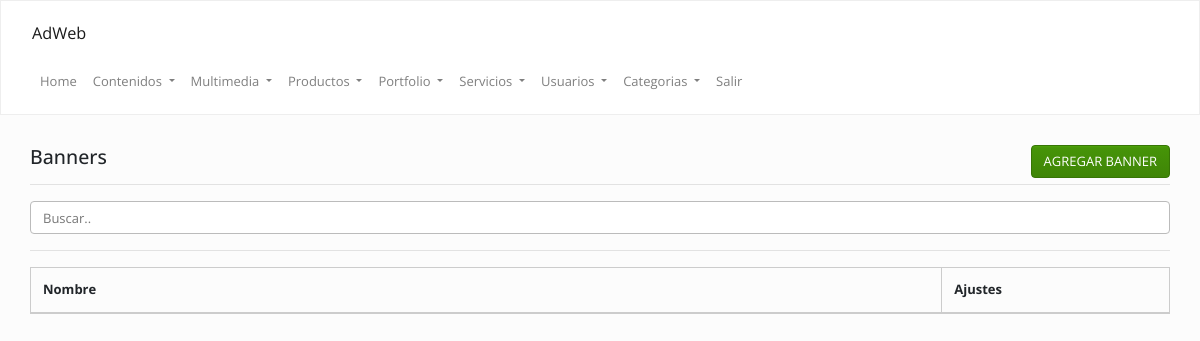
Page /admin/index.php?op=banners&accion=ver (signed in) on the earlier database version.
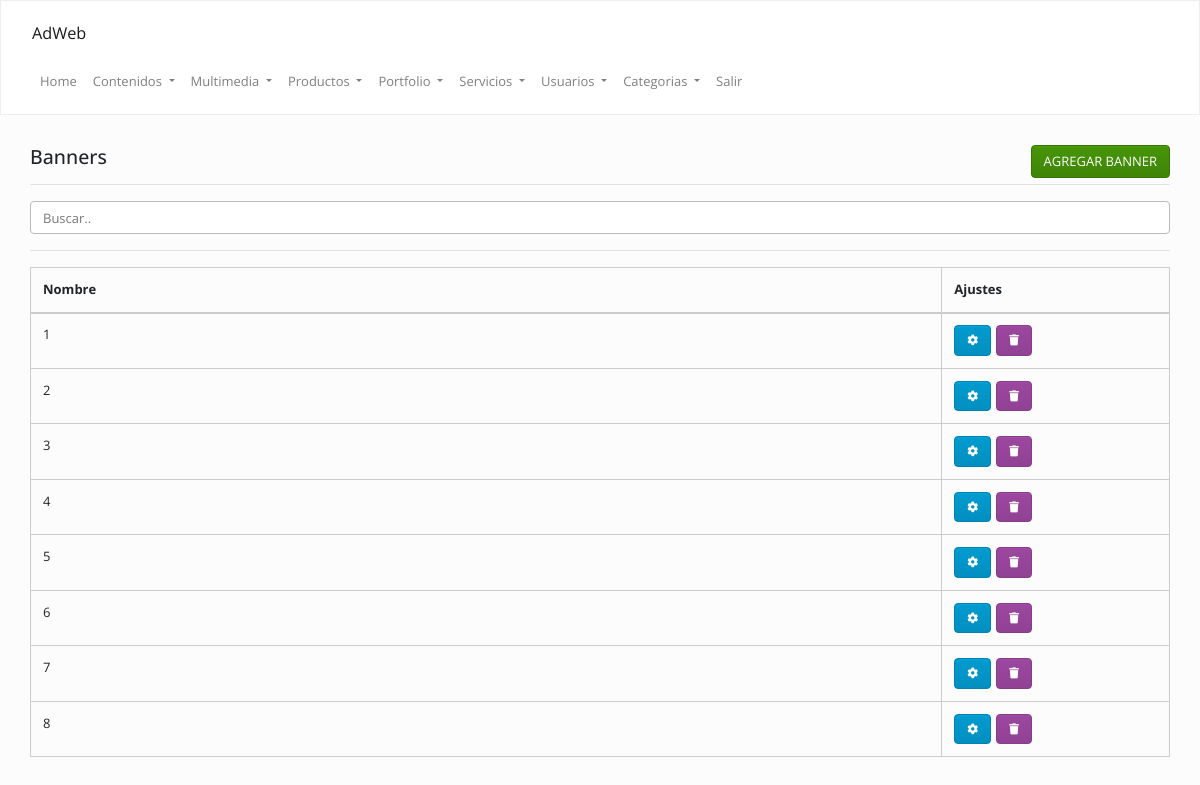
Same page on the later database version.
### tables this page shows
CREATE TABLE `banners` (
  `id` int(11) NOT NULL,
  `cod` varchar(255) NOT NULL,
  `nombre` varchar(255) NOT NULL,
  `categoria` varchar(255) NOT NULL,
  `vistas` int(11) NOT NULL DEFAULT '0',
  `link` varchar(255) NOT NULL
);

### Config/Autoload.php (called while the page is built, shortened)
<?php
class autoload
{
    public static function runAdmin()
    {
        spl_autoload_register(
            function ($clase)
            {
                $ruta = str_replace("\\", "/", $clase) . ".php";
            }
        );
    }
}

### Clases/Conexion.php (called while the page is built, shortened)
<?php namespace Clases;
class Conexion
{
    private $datos = array("host"=> "localhost","user"=> "root","pass"=> "","db"  => "foodie");
    private $con;
    public function __construct()
    {
        $this->con = mysqli_connect($this->datos["host"], $this->datos["user"], $this->datos["pass"], $this->datos["db"]);
        mysqli_set_charset($this->con,'utf8');
    }
    public function sqlReturn($query)
    {
        $dato = $this->con->query($query);
        return $dato;
    }
}

### Clases/Banner.php (called while the page is built, shortened)
<?php
class Banner
{
    private $con;
    public function __construct()
    {
        $this->con = new Conexion();
    }
    public function list() {
        $array = array();
        $sql = "SELECT * FROM `banners`";
        $notas = $this->con->sqlReturn($sql);
        if ($notas) {
            while ($row = mysqli_fetch_assoc($notas)) {
                $array[] = $row;
            }
            return $array ;
        }
    }
}

### admin/inc/banners/ver.php (the view, shortened to what this page needs)
<?php
$banners = new Clases\Banner();
$data      = $banners->list();
?>
<div class="mt-20">
    <div class="col-lg-12 col-md-12">
        <h4>
            Banners
            <a class="btn btn-success pull-right" href="<?=URL?>/index.php?op=banners&accion=agregar">
                AGREGAR BANNER
            </a>
        </h4>
        <hr/>
        <input class="form-control" id="myInput" type="text" placeholder="Buscar..">
        <hr/>
        <table class="table  table-bordered  ">
            <thead>
                <th>
                    Nombre
                </th>
                <th>
                    Ajustes
                </th>
            </thead>
            <tbody>
                <?php
                if (is_array($data)) {
                    foreach ($data as $val) {
                        echo "<tr>";
                        echo "<tr>";
                        echo "<td>";
                        echo strtoupper($val["nombre"]);
                        echo "</td>";
                        echo "<td>";
                        echo '<a class="btn btn-info" data-toggle="tooltip" data-placement="top" title="Modificar" href="' . URL . '/index.php?op=banners&accion=modificar&cod=' . $val["cod"] . '"><i class="fa fa-cog"></i></a>';
                        echo '<a class="btn btn-danger" data-toggle="tooltip" data-placement="top" title="Eliminar" href="' . URL . '/index.php?op=banners&accion=ver&borrar=' . $val["cod"] . '">
                        <i class="fa fa-trash"></i></a>';
                        echo "</td>";
                        echo "</tr>";
                    }
                }
                ?>
            </tbody>
        </table>
    </div>
</div>

### Clases/TemplateAdmin.php (shortened to what this page needs)
<?php
class TemplateAdmin
{
    public function themeInit()
    {
        echo '<!DOCTYPE html>';
        echo '<html lang="es">';
        echo '<head>';
        include("inc/header.inc.php");
        echo '</head>';
        echo '<body>';
        include "inc/nav.inc.php";
        echo '<div class="container-fluid pb-100">';
    }
    public function themeEnd()
    {
        echo '</div>';
        echo '</body>';
        echo '</html >';
    }
}

### admin/inc/header.inc.php (shortened to what this page needs)
 <link rel="stylesheet" href="https://stackpath.bootstrapcdn.com/bootstrap/4.1.3/css/bootstrap.min.css">
<link rel="stylesheet" href="https://use.fontawesome.com/releases/v5.4.2/css/all.css">
<link rel="stylesheet" href="https://bootswatch.com/4/simplex/bootstrap.min.css" />
<link rel="stylesheet" href="<?=URL?>/css/style.css" />

### admin/inc/nav.inc.php (shortened to what this page needs)
<?php
$pages = ["contenidos", "novedades", "multimedia", "usuarios", "banners", "productos", "portfolio", "servicios", "configuracion", "categorias"];
?>
<nav class="navbar navbar-expand-lg navbar-light bg-light mb-30">
    <div class="col-md-12">
        <a class="navbar-brand" href="#">
            AdWeb
        </a>
        <div class="collapse navbar-collapse" id="navbarSupportedContent">
            <ul class="navbar-nav">
                <li class="nav-item">
                    <a class="nav-link" href="index.php">
                        Home
                    </a>
                </li>
                <li class="nav-item dropdown <?php if (!in_array('contenidos', $pages)) {echo 'd-none';}?>">
                    <a class="nav-link dropdown-toggle" href="#" data-toggle="dropdown">
                        Contenidos
                    </a>
                </li>
                <li class="nav-item dropdown <?php if (!in_array('multimedia', $pages)) {echo 'd-none';}?>">
                    <a class="nav-link dropdown-toggle" href="#" data-toggle="dropdown">
                        Multimedia
                    </a>
                </li>
                <li class="nav-item dropdown <?php if (!in_array('productos', $pages)) {echo 'd-none';}?>">
                    <a class="nav-link dropdown-toggle" href="#" data-toggle="dropdown">
                        Productos
                    </a>
                </li>
                <li class="nav-item dropdown <?php if (!in_array('portfolio', $pages)) {echo 'd-none';}?>">
                    <a class="nav-link dropdown-toggle" href="#" data-toggle="dropdown">
                        Portfolio
                    </a>
                </li>
                <li class="nav-item dropdown <?php if (!in_array('servicios', $pages)) {echo 'd-none';}?>">
                    <a class="nav-link dropdown-toggle" href="#" data-toggle="dropdown">
                        Servicios
                    </a>
                </li>
                <li class="nav-item dropdown <?php if (!in_array('usuarios', $pages)) {echo 'd-none';}?>">
                    <a class="nav-link dropdown-toggle" href="#" data-toggle="dropdown">
                        Usuarios
                    </a>
                </li>
                <li class="nav-item dropdown <?php if (!in_array('categorias', $pages)) {echo 'd-none';}?>">
                    <a class="nav-link dropdown-toggle" href="#" data-toggle="dropdown">
                        Categorias
                    </a>
                </li>
                <li class="nav-item">
                    <a class="nav-link" href="<?=URL?>/index.php?op=salir">
                        Salir
                    </a>
                </li>
            </ul>
        </div>
    </div>
</nav>

### admin/index.php (shortened to what this page needs)
<?php
require_once "../Config/Autoload.php";
$template = new Clases\TemplateAdmin();
$template->set("title", "Admin");
$template->set("description", "Admin");
$template->set("keywords", "Inicio");
$template->set("favicon", "url");
$template->themeInit();
$admin    = new Clases\Admin();
$funciones= new Clases\PublicFunction();
if (!isset($_SESSION["admin"])) {
	$admin->loginForm();
} else {
	$op = isset($_GET["op"]) ? $_GET["op"] : 'inicio';
	$accion = isset($_GET["accion"]) ? $_GET["accion"] : 'ver';
	if($op != '') {
		if($op == "salir") {
			session_destroy();
			$funciones->headerMove(URL."/index.php");
		} else {
			include "inc/".$op."/".$accion.".php";
		}
	}
}
$template->themeEnd();

### admin/css/style.css (style rules this page uses)
.pull-right { float: right !important; }
.mt-20 { margin-top: 20px !important; }
.mb-30 { margin-bottom: 30px !important; }
.pb-100 { padding-bottom: 100px !important; }
td .btn { margin-right: 5px; font-size: 11px; }
th:last-child { width: 20%; }

Differences in the rows shown:
added banners: nombre "1"
added banners: nombre "2"
added banners: nombre "3"
added banners: nombre "4"
added banners: nombre "5"
added banners: nombre "6"
added banners: nombre "7"
added banners: nombre "8"
